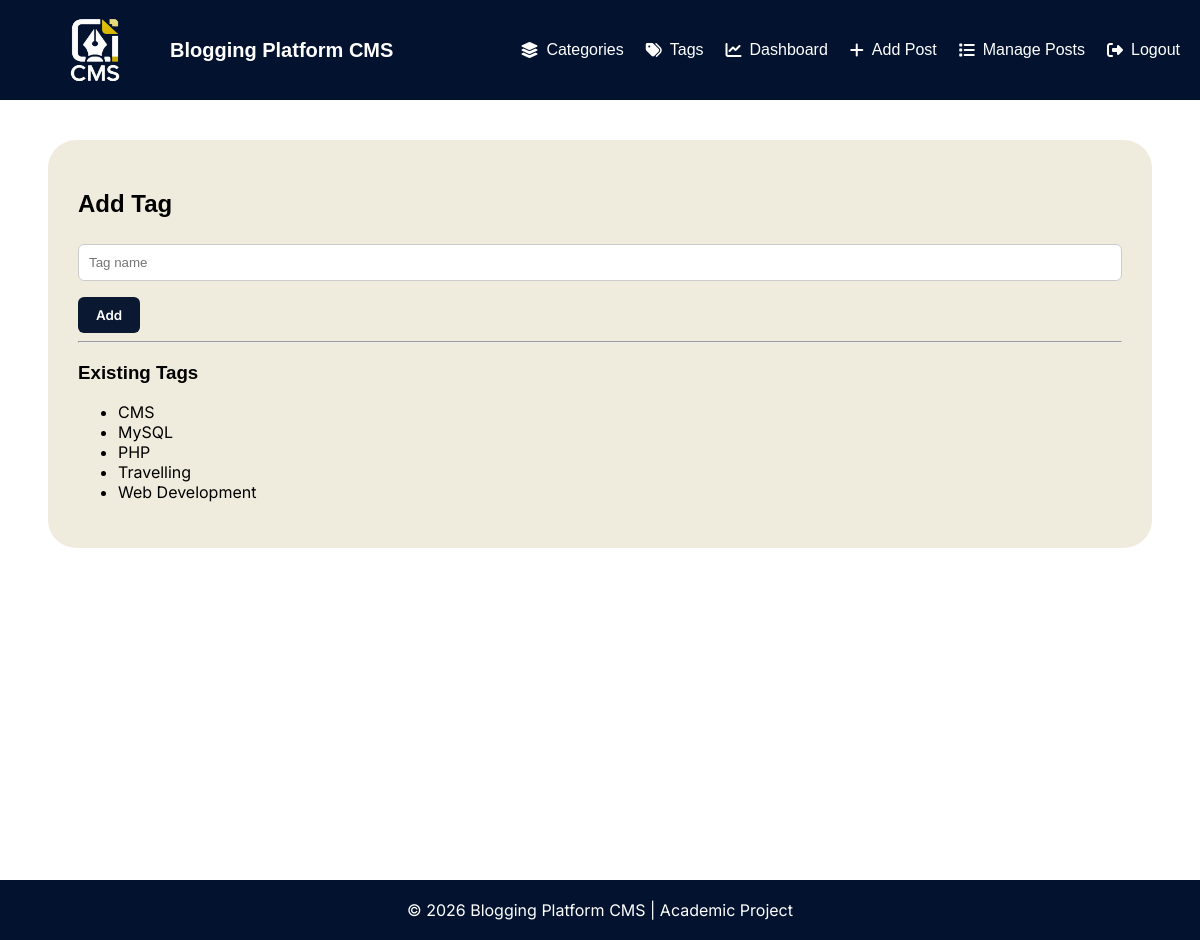
/tag.php (signed in), run on the app's committed database.
### tables this page shows
CREATE TABLE `tags` (
  `id` int(11) NOT NULL,
  `name` varchar(100) NOT NULL
);

### public/tag.php (the view, shortened to what this page needs)
<?php
require_once "../config/db.php";
require_once '../includes/header.php';
$tags = $pdo->query("SELECT * FROM tags ORDER BY name")->fetchAll();
?>
<!DOCTYPE html>
<html>
<head>
</head>
<body>
<div class="container">
<h2>Add Tag</h2>
<form method="post">
    <input type="text" name="name" placeholder="Tag name" required>
    <button type="submit">Add</button>
</form>
<hr>
<h3>Existing Tags</h3>
<ul>
<?php foreach ($tags as $t): ?>
    <li><?= htmlspecialchars($t['name']) ?></li>
<?php endforeach; ?>
</ul>
</div>
</body>
</html>
<?php require_once '../includes/footer.php'; ?>

### assets/css/style.css (style rules this page uses)
* { box-sizing: border-box; }
body { font-family: 'Inter', sans-serif; margin: 0; }
h1, h2, h3 { font-family: 'Montserrat', sans-serif; font-weight: 600; }
button, .btn { font-family: 'Inter', sans-serif; font-weight: 600; }
.container { width: 92%; margin: 40px auto; background: #f0ecdd; padding: 30px; border-radius: 28px; }
input[type="text"], input[type="password"], textarea, select { width: 100%; padding: 10px; margin-top: 6px; margin-bottom: 16px; border-radius: 6px; border: 1px solid #ccc; }
button { background: #0A1931; color: #fff; padding: 10px 18px; border: none; border-radius: 6px; cursor: pointer; }
.search-form.card, { padding: 20px; width: 100px; border-radius: 16px; box-shadow: 0 10px 25px rgba(0,0,0,0.08); background: #CCDEE4; }

### data on the page
tags: name "CMS"
tags: name "MySQL"
tags: name "PHP"
tags: name "Travelling"
tags: name "Web Development"
